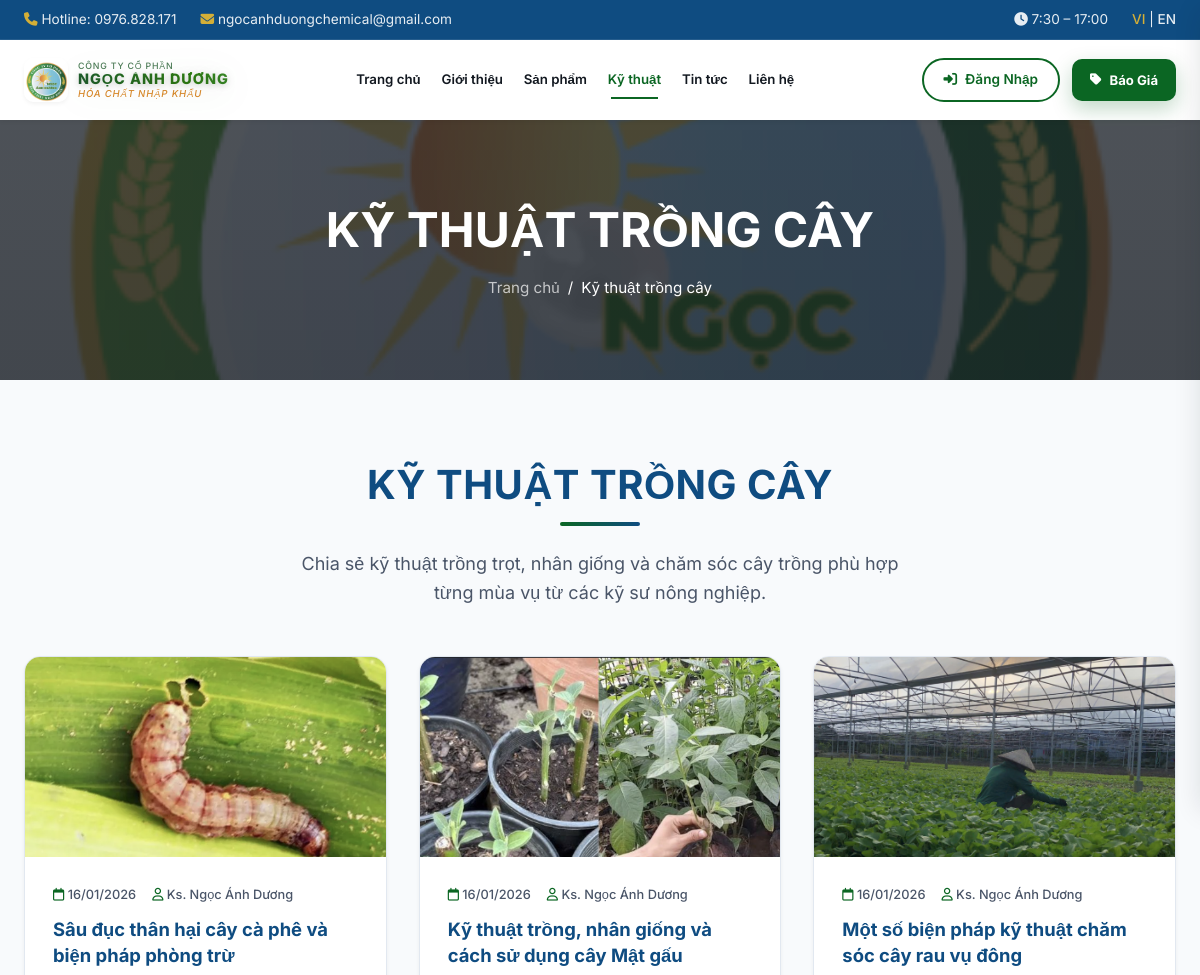
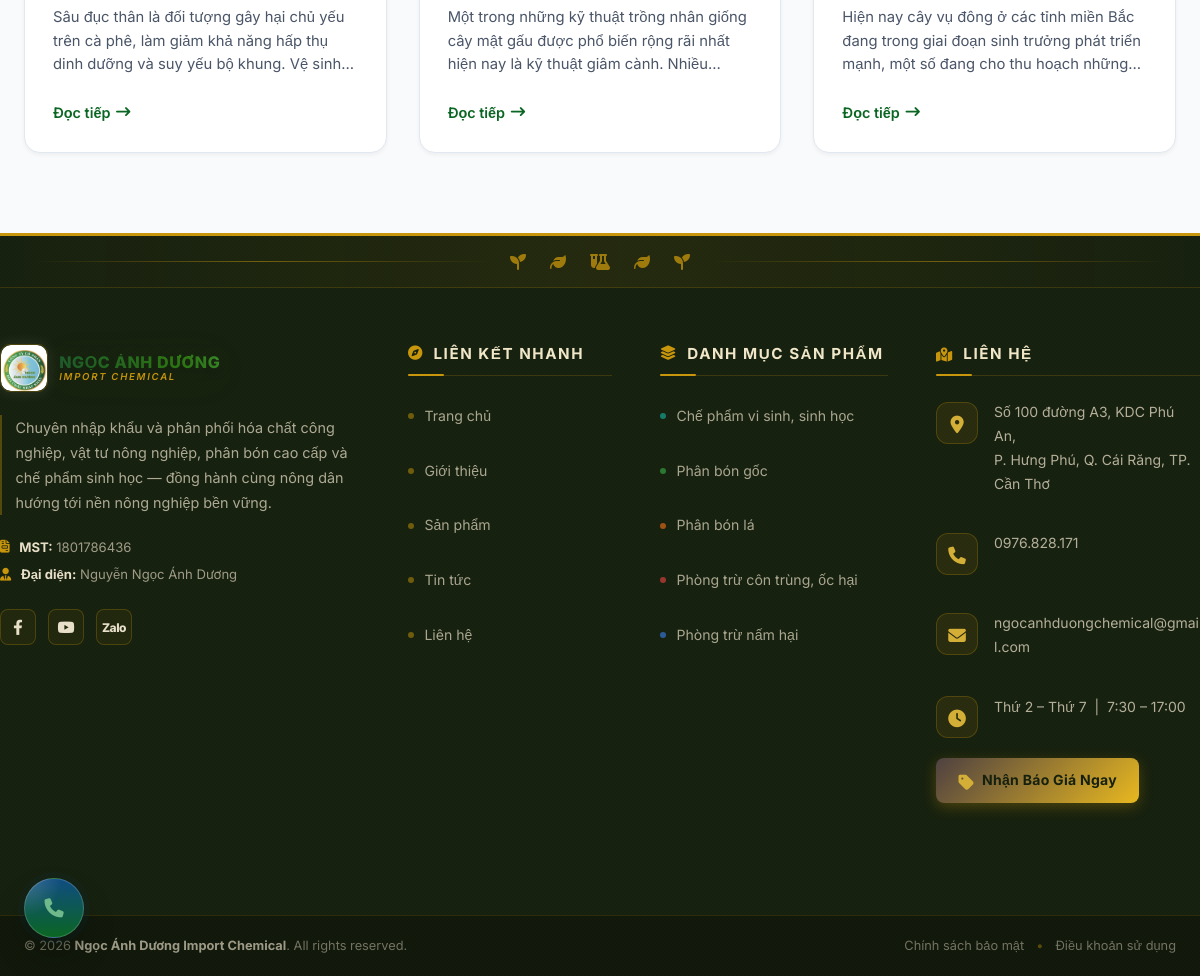
Page /frontend/planting-techniques.php on the committed database (2 pictures, top to bottom).
### tables this page shows
CREATE TABLE IF NOT EXISTS `news_articles` (
  `id` INT UNSIGNED NOT NULL AUTO_INCREMENT,
  `slug` VARCHAR(120) NOT NULL,
  `title` VARCHAR(255) NOT NULL,
  `section` VARCHAR(120) NOT NULL DEFAULT 'tech',
  `category` VARCHAR(150) DEFAULT NULL,
  `excerpt` TEXT DEFAULT NULL,
  `image` VARCHAR(255) DEFAULT NULL,
  `image_alt` VARCHAR(255) DEFAULT NULL,
  `content` LONGTEXT DEFAULT NULL,
  `published_at` DATETIME NOT NULL DEFAULT CURRENT_TIMESTAMP,
  `status` ENUM('draft','published') NOT NULL DEFAULT 'published',
  `created_at` DATETIME NOT NULL DEFAULT CURRENT_TIMESTAMP,
  `updated_at` DATETIME NOT NULL DEFAULT CURRENT_TIMESTAMP ON UPDATE CURRENT_TIMESTAMP,
  PRIMARY KEY (`id`),
  UNIQUE KEY `uq_news_articles_slug` (`slug`),
  KEY `idx_news_articles_section` (`section`),
  KEY `idx_news_articles_published_at` (`published_at`)
);

### backend/db.php (called while the page is built, shortened)
<?php
$DB_HOST = '127.0.0.1';
$DB_USER = 'root';
$DB_PASS = '';
$DB_NAME = 'ngoc_anh_duong';
$DB_CHARSET = 'utf8mb4';
$database = new mysqli($DB_HOST, $DB_USER, $DB_PASS, $DB_NAME);
$database->set_charset($DB_CHARSET);
function db_query(string $sql, ?string $types = null, ?array $params = null)
{
    global $database;
    $stmt = $database->prepare($sql);
    if ($types !== null && $params !== null) {
        $stmt->bind_param($types, ...$params);
    }
    if (!$stmt->execute()) {
        trigger_error('Database execute failed: ' . $stmt->error, E_USER_ERROR);
        return false;
    }
    $result = $stmt->get_result();
    return $result;
}
?>

### frontend/planting-techniques.php (the view, shortened to what this page needs)
<?php
$section = 'tech';
include 'includes/head.php';
include 'includes/header.php';
require_once __DIR__ . '/../backend/db.php';
$selected_article = null;
$prev_article = null;
$next_article = null;
$visible_articles = [];
$per_page = 3;
$current_page = max(1, intval($_GET['page'] ?? 1));
if (!$selected_article) {
    $offset = ($current_page - 1) * $per_page;
    $listResult = db_query('SELECT *, DATE_FORMAT(published_at, "%d/%m/%Y") AS date, image_alt AS alt FROM news_articles WHERE section = ? AND status = ? ORDER BY published_at DESC LIMIT ? OFFSET ?', 'ssii', [$section, 'published', $per_page, $offset]);
    if ($listResult instanceof mysqli_result) {
        while ($row = $listResult->fetch_assoc()) {
            $visible_articles[] = $row;
        }
    }
}
?>
<section class="about-hero" style="background: linear-gradient(rgba(18, 24, 32, 0.75), rgba(18, 24, 32, 0.8)), url('images/hero-bg.jpg') center/cover;">
    <div class="container">
        <h1>Kỹ Thuật Trồng Cây</h1>
        <div class="breadcrumbs">
            <a href="index.php">Trang chủ</a>
            <span>/</span>
            <span>Kỹ thuật trồng cây</span>
        </div>
    </div>
</section>
<section class="section">
    <div class="container">
        <div class="text-center">
            <h2 class="section-title">Kỹ Thuật Trồng Cây</h2>
            <p class="section-subtitle">Chia sẻ kỹ thuật trồng trọt, nhân giống và chăm sóc cây trồng phù hợp từng mùa vụ từ các kỹ sư nông nghiệp.</p>
        </div>
        <?php if ($selected_article): ?>
            <div class="news-detail">
                <article class="news-article">
                    <div class="news-detail-img">
                        <img src="<?php echo htmlspecialchars($selected_article['image']); ?>" alt="<?php echo htmlspecialchars($selected_article['alt'] ?: $selected_article['title']); ?>">
                    </div>
                    <div class="news-article-meta">
                        <span><i class="fa-regular fa-calendar"></i> <?php echo htmlspecialchars($selected_article['date']); ?></span>
                        <span><i class="fa-regular fa-folder"></i> <?php echo htmlspecialchars($selected_article['category'] ?: 'Kỹ thuật trồng trọt'); ?></span>
                        <span><i class="fa-regular fa-user"></i> Ks. Ngọc Ánh Dương</span>
                    </div>
                    <h2 class="news-detail-title"><?php echo htmlspecialchars($selected_article['title']); ?></h2>
                    <div class="news-article-content">
                        <?php echo $selected_article['content']; ?>
                    </div>
                    <div class="post-navigation">
                        <?php if ($prev_article): ?>
                            <a class="nav-prev" href="planting-techniques.php?article=<?php echo urlencode($prev_article['slug']); ?>">
                                <div class="nav-label">← Bài trước</div>
                                <div class="nav-title"><?php echo htmlspecialchars($prev_article['title']); ?></div>
                            </a>
                        <?php else: ?>
                            <div></div>
                        <?php endif; ?>
                        <?php if ($next_article): ?>
                            <a class="nav-next" href="planting-techniques.php?article=<?php echo urlencode($next_article['slug']); ?>">
                                <div class="nav-label">Bài sau →</div>
                                <div class="nav-title"><?php echo htmlspecialchars($next_article['title']); ?></div>
                            </a>
                        <?php else: ?>
                            <div></div>
                        <?php endif; ?>
                    </div>
                    <div class="news-article-tag">
                        Bài viết này được đăng trong <a href="planting-techniques.php">Kỹ thuật trồng trọt</a>. Đánh dấu liên kết thường trực.
                    </div>
                    <div class="comment-section">
                        <h3>Bình luận</h3>
                        <form class="comment-form" action="#" method="post">
                            <label for="comment">Bình luận *</label>
                            <textarea id="comment" name="comment" placeholder="Viết bình luận..." required></textarea>
                            <label for="name">Tên *</label>
                            <input id="name" type="text" name="name" placeholder="Tên của bạn" required>
                            <label for="email">Email *</label>
                            <input id="email" type="email" name="email" placeholder="Email của bạn" required>
                            <label for="website">Trang web</label>
                            <input id="website" type="url" name="website" placeholder="Địa chỉ trang web">
                            <div>
                                <input id="save-info" type="checkbox" name="save_info">
                                <label for="save-info">Lưu tên, email và trang web cho lần bình luận kế tiếp</label>
                            </div>
                            <button type="submit">Gửi bình luận</button>
                        </form>
                    </div>
                </article>
                <aside class="news-sidebar">
                    <div class="sidebar-widget">
                        <h3>Bài viết kỹ thuật khác</h3>
                        <ul class="related-posts">
                            <?php foreach ($visible_articles as $article): ?>
                                <?php if ($article['slug'] !== $selected_article['slug']): ?>
                                    <li>
                                        <a href="planting-techniques.php?article=<?php echo urlencode($article['slug']); ?>"><?php echo htmlspecialchars($article['title']); ?></a>
                                        <span><?php echo htmlspecialchars($article['date']); ?></span>
                                    </li>
                                <?php endif; ?>
                            <?php endforeach; ?>
                        </ul>
                    </div>
                </aside>
            </div>
        <?php else: ?>
            <div class="news-grid">
                <?php foreach ($visible_articles as $article): ?>
                    <div class="news-card">
                        <div class="news-img-wrapper">
                            <img src="<?php echo htmlspecialchars($article['image']); ?>" alt="<?php echo htmlspecialchars($article['alt'] ?: $article['title']); ?>">
                        </div>
                        <div class="news-body">
                            <div class="news-meta">
                                <span><i class="fa-regular fa-calendar"></i> <?php echo htmlspecialchars($article['date']); ?></span>
                                <span><i class="fa-regular fa-user"></i> Ks. Ngọc Ánh Dương</span>
                            </div>
                            <h3><a href="planting-techniques.php?article=<?php echo urlencode($article['slug']); ?>"><?php echo htmlspecialchars($article['title']); ?></a></h3>
                            <p class="news-desc">
                                <?php echo htmlspecialchars($article['excerpt']); ?>
                            </p>
                            <a href="planting-techniques.php?article=<?php echo urlencode($article['slug']); ?>" class="news-link">Đọc tiếp <i class="fa-solid fa-arrow-right-long"></i></a>
                        </div>
                    </div>
                <?php endforeach; ?>
            </div>
        <?php endif; ?>
    </div>
</section>
<?php
include 'includes/footer.php';
?>

### frontend/css/categories.css (style rules this page uses)
:root { --category-card-bg: #ffffff; --category-card-border: rgba(20, 20, 35, 0.06); --category-card-gradient: linear-gradient(180deg, rgba(255,255,255,0.95), rgba(246,248,253,0.98)); }

### frontend/css/chatbot.css (style rules this page uses)
:root { --ai-primary: #0b6623; --ai-primary-hover: #084d1a; --ai-primary-soft: rgba(11, 102, 35, 0.08); --ai-secondary: #0f4c81; --ai-secondary-hover: #0a355c; --ai-secondary-soft: rgba(15, 76, 129, 0.08); --ai-dark: #1e293b; --ai-light: #f8fafc; --ai-white: #ffffff; --ai-border: rgba(15, 76, 129, 0.08); --ai-shadow-sm: 0 4px 12px rgba(0, 0, 0, 0.05); --ai-shadow-md: 0 12px 32px rgba(15, 76, 129, 0.12); --ai-shadow-lg: 0 20px 48px rgba(15, 76, 129, 0.2); --ai-gradient-header: linear-gradient(135deg, #0b6623 0%, #0c5980 50%, #0f4c81 100%); --ai-gradient-user: linear-gradient(135deg, #0f4c81 0%, #0c3e6b 100%); --ai-font: 'Inter', system-ui, -apple-system, sans-serif; }

### rows in the picture
news_articles: image (picture), date "16/01/2026", title "Sâu đục thân hại cây cà phê và biện pháp phòng trừ", excerpt "Sâu đục thân là đối tượng gây hại chủ yếu trên cà phê, làm giảm khả năng hấp thụ dinh dưỡng và suy yếu bộ khung. Vệ…"
news_articles: image (picture), date "16/01/2026", title "Kỹ thuật trồng, nhân giống và cách sử dụng cây Mật gấu", excerpt "Một trong những kỹ thuật trồng nhân giống cây mật gấu được phổ biến rộng rãi nhất hiện nay là kỹ thuật giâm cành.…"
news_articles: image (picture), date "16/01/2026", title "Một số biện pháp kỹ thuật chăm sóc cây rau vụ đông", excerpt "Hiện nay cây vụ đông ở các tỉnh miền Bắc đang trong giai đoạn sinh trưởng phát triển mạnh, một số đang cho thu hoạch…"

### other values in the picture
$item['label'] "Trang chủ"
$item['label'] "Giới thiệu"
$item['label'] "Sản phẩm"
$item['label'] "Kỹ thuật"
$item['label'] "Tin tức"
$item['label'] "Liên hệ"
